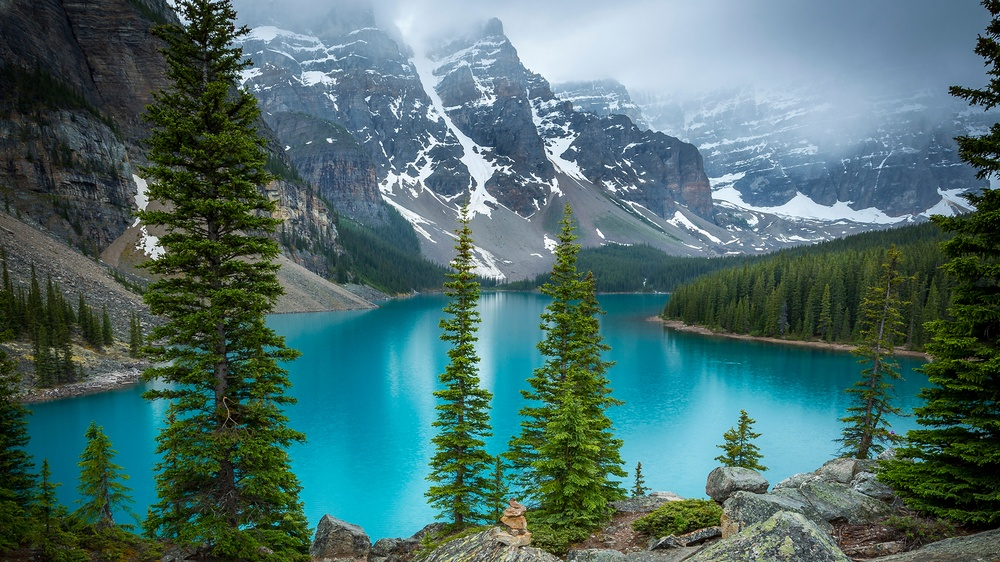
#> input picture lab3/1.jpg, 1000 x 562 px, shrunk from 1920 x 1080 before the run
$ python 1.py
#> lines starting #> are read from the running program, lines starting #| are printed output that depends on the picture
from PIL import Image, ImageDraw #Подключим необходимые библиотеки

image = Image.open("1.jpg") #Открываем изображение
#> image is the input picture: PIL image 1000x562 RGB; mean R, G, B 75.5, 109, 107.3
draw = ImageDraw.Draw(image) #Создаем инструмент для рисования
width  = image.size[0] #Определяем ширину
#> width = 1000
height = image.size[1] #Определяем высоту
#> height = 562
pix = image.load() #Выгружаем значения пикселей

for x in range(width-2):
        for y in range(height-2):
            a = pix[x, y][0]
            b = pix[x, y][1]
            c = pix[x, y][2]

            a1 = pix[x+1, y][0]
            b1 = pix[x+1, y][1]
            c1 = pix[x+1, y][2]

            s = (a+b+c)//3
            s1 = (a1+b1+c1)//3
            draw.point((x, y), (128 + 2*(s - s1), 128 + 2*(s - s1),128 + 2*(s - s1)))

image.show()
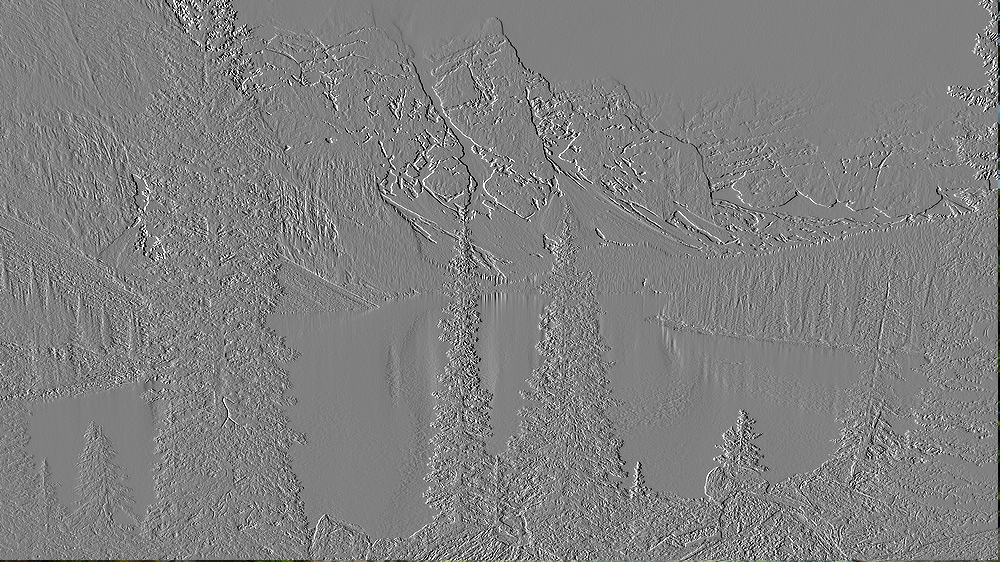
#> shown: PIL image 1000x562 RGB; mean R, G, B 127.7, 127.7, 127.6
del draw


$ run again, with lab3/3.jpg copied over lab3/1.jpg
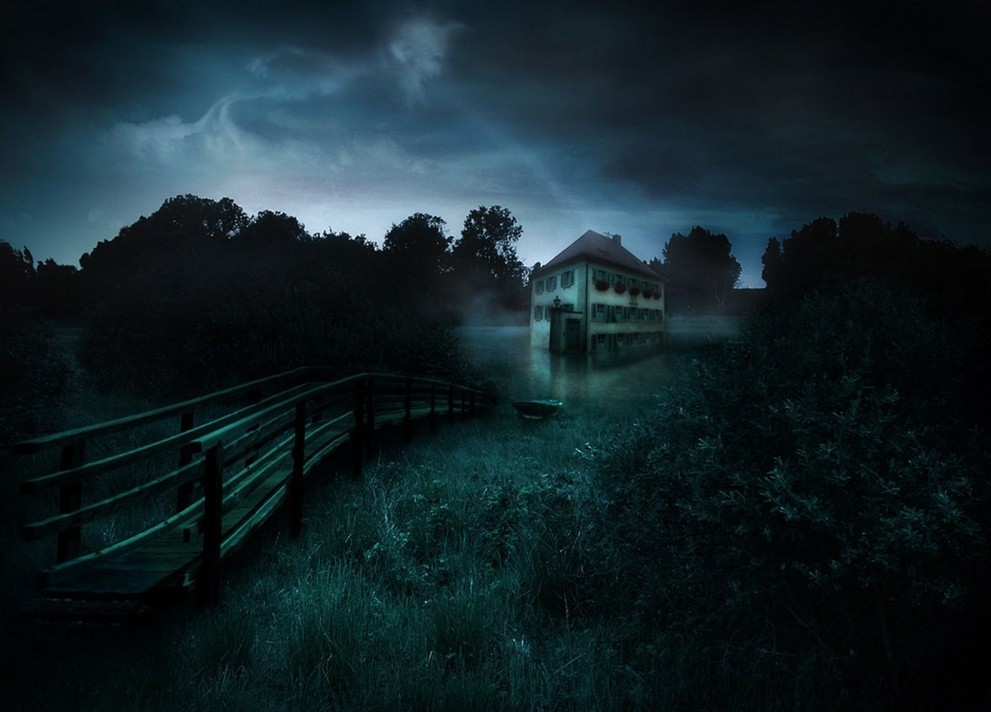
#> input picture lab3/3.jpg, 991 x 712 px, shrunk from 1598 x 1147 before the run
#> image is the input picture: PIL image 991x712 RGB; mean R, G, B 18.7, 34.9, 40.4
#> `image.show()`:
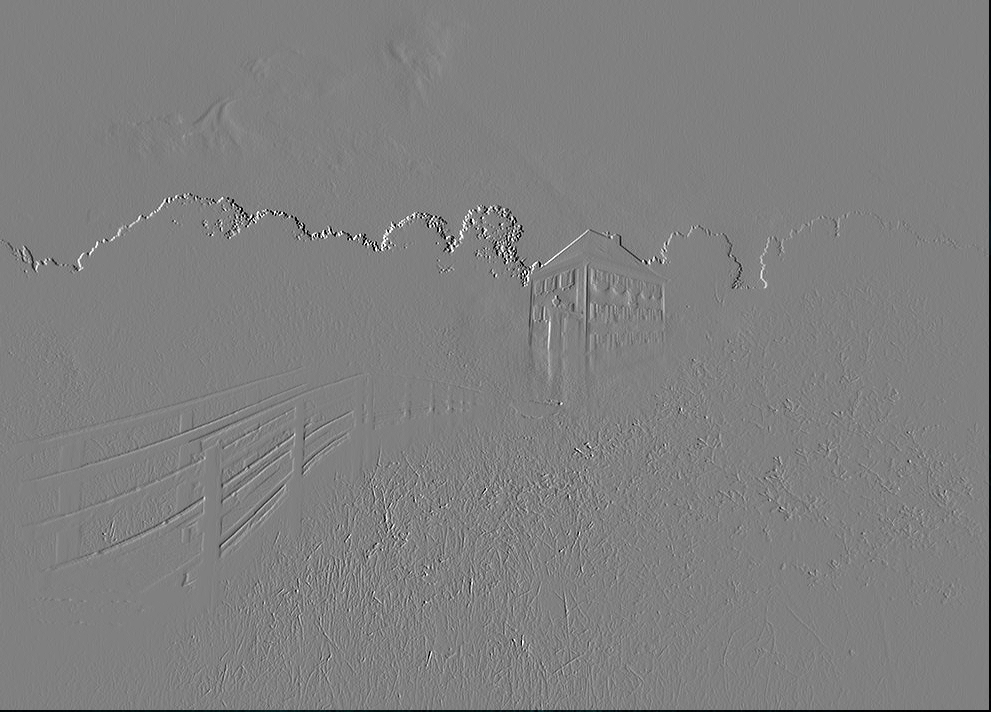
#> shown: PIL image 991x712 RGB; mean R, G, B 127.4, 127.5, 127.5
